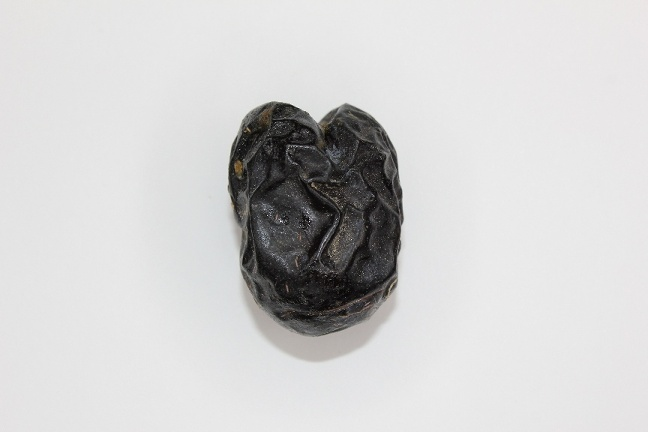
#> input picture Datasets/Date_Fruit_Classification/Ajwa/Ajwa_1.JPG, 648 x 432 px; its folder holds only this picture in this run
$ python datefruit_classification.py
#> lines starting #> are read from the running program, lines starting #| are printed output that depends on the picture; after the words box and inside, x2 and y2 are one past the last pixel; in counts of white or black regions, pixels touching at a corner belong together
import cv2 as cv
import numpy as np
import matplotlib.pyplot as plt
import os
from glob import glob
from tqdm import tqdm
from myDIP.morphology import fillHoles
from skimage.measure import regionprops
from myDIP.evaluation import overallConfusionMatrix, confusionMatrix
import skimage.morphology as skmorph

# [20 lines left out: function getLargestConnectedComponent, not called in this run]

def segmentation(input_img):
    '''
        Date Fruit Segmentation
    '''
    thres, seg_img = cv.threshold(input_img, None, 1, cv.THRESH_BINARY_INV+cv.THRESH_OTSU) # - Otsu Thresholding
    seg_img = fillHoles(seg_img) # - Fill Holes
    seg_img = getLargestConnectedComponent(seg_img) # - Get Largest Component

    return seg_img


# [41 lines left out: functions featureExtraction, classifier, not called in this run]


if __name__ == "__main__":

    ### -> Set base directory
    base_dir = r"../Datasets/Date_Fruit_Classification"

    ### -> Get class name from folder name
    class_name = os.listdir(base_dir)

    y_true = []
    y_pred = []

    for class_label in class_name:

        ### -> Class Directory
        class_dir = os.path.join(base_dir, class_label)
        img_path_list = sorted(glob(class_dir + "\*")) # - Get Image PATH

        for img_path in img_path_list:

            ### -> Read Input Image
            img = cv.imread(img_path)
#> img is the input picture: shape (432, 648, 3); mean B, G, R 208.1, 208.2, 208.5

            ### -> Color Model Conversion
            rgb_img = cv.cvtColor(img, cv.COLOR_BGR2RGB)
            gray_img = cv.cvtColor(img, cv.COLOR_BGR2GRAY)

            ### -> Segmentation
            seg_img = segmentation(gray_img)
#> in segmentation, `thres, seg_img = cv.threshold(input_img, None, 1, cv.THRESH_BINARY_INV..`:
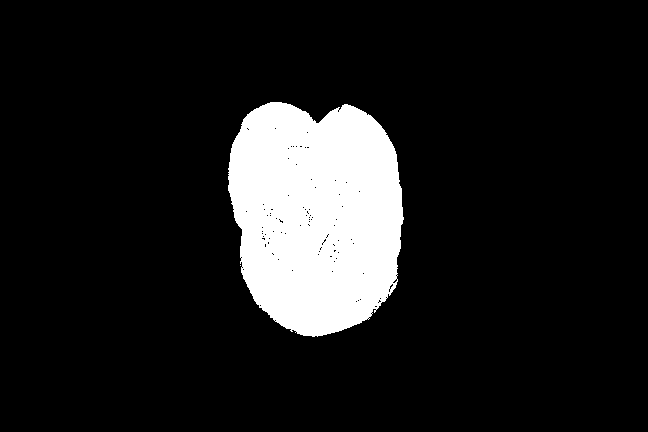
#> seg_img: shape (432, 648); values 0 (black) and 1 (white), 11.9% white; 2 white regions (1 under 20 px), largest, box (x1, y1, x2, y2) and area: (228, 102, 404, 337) 33212
#> in segmentation, `thres, seg_img = cv.threshold(input_img, None, 1, cv.THRESH_BINARY_INV..`: thres = 142
#> (the run stopped early here; a loop or call above may not have finished)
